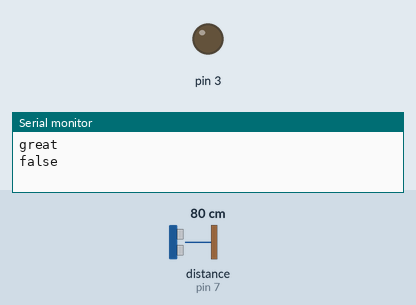
The sketch below on a simulated Arduino Uno, built with avr-gcc and run on an emulated ATmega328P. Parts: output pins drawn as LEDs (lit = HIGH), the last lines printed to the serial monitor. Wiring (inferred from the names in the program): ultrasonic range finder: trigger pin 8; echo pin 7. The test bench sets the inputs (shaded band); at power-on: distance to the obstacle (sensor on pin 7) 80 cm. The echo pulse lasts 58.3 µs per cm; pins used as bus, display or sensor lines are not drawn.

Above: at 1.8 s.
1.9 s: distance to the obstacle (sensor on pin 7) set to 7 cm
4.2 s: distance to the obstacle (sensor on pin 7) set to 4 cm
At 6.3 s:
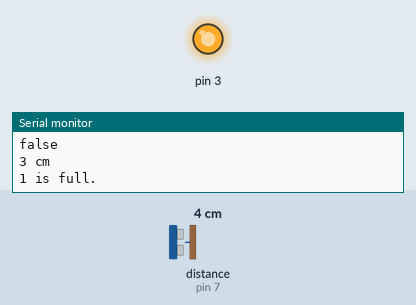
7.5 s: distance to the obstacle (sensor on pin 7) set to 9 cm
At 10.0 s:
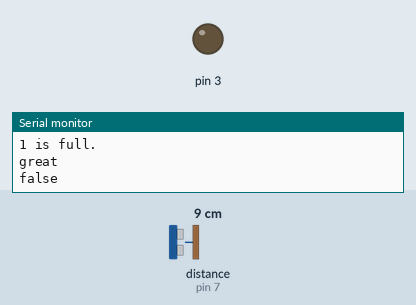
10.5 s: distance to the obstacle (sensor on pin 7) set to 2 cm
At 12.3 s:
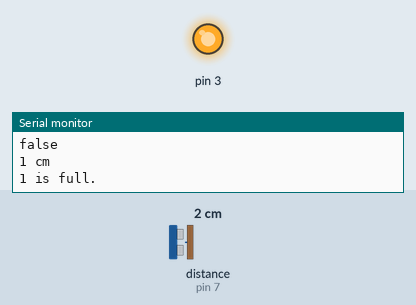
Timing chart, 0 to 13.8 s (numbered marks = the images above; inputs shaded):
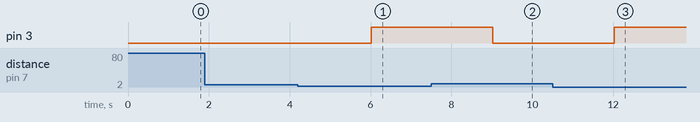

The sketch:

wave_led.ino
```cpp
#define LED 3
int trigPin = 8;
int echoPin = 7;

void setup() {
  // put your setup code here, to run once:
  Serial.begin(9600);
  pinMode(trigPin, OUTPUT);
  pinMode(echoPin, INPUT);
  pinMode(3, OUTPUT);
}

void loop() {
  // put your main code here, to run repeatedly:
  if (wavesensor() == 1) {
    Serial.println("1 is full.");
    digitalWrite(3, HIGH);
  }
  else {
    digitalWrite(3, LOW);
  }
}
// 초음파센서로 거리값을 측정해주고 특정 값 반환
int wavesensor(){
  long duration, distance;                   // 각 변수를 선언합니다.
  digitalWrite(trigPin, LOW);                 // trigPin에 LOW를 출력하고
  delayMicroseconds(2);                    // 2 마이크로초가 지나면
  digitalWrite(trigPin, HIGH);                // trigPin에 HIGH를 출력합니다.
  delayMicroseconds(100);                  // trigPin을 10마이크로초 동안 기다렸다가
  digitalWrite(trigPin, LOW);                // trigPin에 LOW를 출력합니다.
  duration = pulseIn(echoPin, HIGH);   // echoPin핀에서 펄스값을 받아옵니다.
/*
        trigPin핀에서 초음파를 발사하였고 그 초음파가 다시 돌아 올 때까지 기다립니다.
        만약 벽이나 장애물에 닿아서 다시 echoPin으로 돌아왔다면 그동안의 시간을 duration에 저장합니다.
    */
  distance = (duration * 17) / 1000;          //  duration을 연산하여 센싱한 거리값을 distance에 저장합니다.
  delay(1000);
  if (distance >= 5)       // 거리가 5cm가 넘으면
    {
      Serial.println("great");   // 쓰레기통 여유 있음
    }
    else                                                    // 거리가 5보다 작으면
    {
      Serial.print(distance);                         // distance를 시리얼 모니터에 출력합니다.
      Serial.println(" cm");                           // cm를 출력하고 줄을 넘깁니다.
      return 1;
      // distance가 10이면 10 cm로 출력됩니다.
    }
    Serial.println("false");
    return 0;
}
```

Measured:
- the behaviour switches between 6 and 5 cm on distance to the obstacle (sensor on pin 7) (found by bisection; images 0 and 1)
- after the input at 4.2 s, pin 3: LOW → HIGH after 1.8 s
- after the input at 7.5 s, pin 3: HIGH → LOW after 1.5 s
- after the input at 10.5 s, pin 3: LOW → HIGH after 1.5 s
